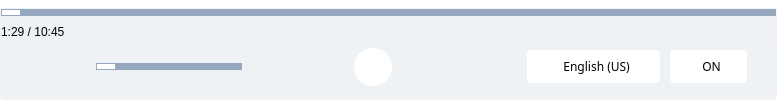
      <widget class="QWidget" name="video_player">
       <property name="styleSheet">
        <string notr="true">background-color: rgb(255, 170, 0);
background-color: transparent;</string>
       </property>
       <layout class="QGridLayout" name="gridLayout_6">
        <property name="leftMargin">
         <number>0</number>
        </property>
        <property name="topMargin">
         <number>0</number>
        </property>
        <property name="rightMargin">
         <number>0</number>
        </property>
        <property name="bottomMargin">
         <number>0</number>
        </property>
        <property name="spacing">
         <number>0</number>
        </property>
        <item row="2" column="1">
         <widget class="QFrame" name="frame_32">
          <property name="minimumSize">
           <size>
            <width>0</width>
            <height>0</height>
           </size>
          </property>
          <property name="maximumSize">
           <size>
            <width>16777215</width>
            <height>160</height>
           </size>
          </property>
          <property name="styleSheet">
           <string notr="true">border:none;
background-color: transparent;
</string>
          </property>
          <property name="frameShape">
           <enum>QFrame::StyledPanel</enum>
          </property>
          <property name="frameShadow">
           <enum>QFrame::Raised</enum>
          </property>
          <layout class="QGridLayout" name="gridLayout_13">
           <property name="leftMargin">
            <number>0</number>
           </property>
           <property name="topMargin">
            <number>0</number>
           </property>
           <property name="rightMargin">
            <number>0</number>
           </property>
           <property name="bottomMargin">
            <number>0</number>
           </property>
           <property name="spacing">
            <number>0</number>
           </property>
           <item row="0" column="0">
            <widget class="QFrame" name="frame_60">
             <property name="minimumSize">
              <size>
               <width>777</width>
               <height>92</height>
              </size>
             </property>
             <property name="maximumSize">
              <size>
               <width>770</width>
               <height>92</height>
              </size>
             </property>
             <property name="styleSheet">
              <string notr="true">background: rgba(239, 242, 245, 0.95);
border-radius:4px;</string>
             </property>
             <property name="frameShape">
              <enum>QFrame::StyledPanel</enum>
             </property>
             <property name="frameShadow">
              <enum>QFrame::Raised</enum>
             </property>
             <layout class="QVBoxLayout" name="verticalLayout_21">
              <property name="spacing">
               <number>0</number>
              </property>
              <property name="leftMargin">
               <number>0</number>
              </property>
              <property name="topMargin">
               <number>0</number>
              </property>
              <property name="rightMargin">
               <number>0</number>
              </property>
              <property name="bottomMargin">
               <number>0</number>
              </property>
              <item>
               <widget class="QFrame" name="frame_61">
                <property name="minimumSize">
                 <size>
                  <width>770</width>
                  <height>85</height>
                 </size>
                </property>
                <property name="styleSheet">
                 <string notr="true">background: rgba(239, 242, 245, 0.95);</string>
                </property>
                <property name="frameShape">
                 <enum>QFrame::StyledPanel</enum>
                </property>
                <property name="frameShadow">
                 <enum>QFrame::Raised</enum>
                </property>
                <layout class="QVBoxLayout" name="verticalLayout_22">
                 <property name="spacing">
                  <number>0</number>
                 </property>
                 <property name="leftMargin">
                  <number>1</number>
                 </property>
                 <property name="topMargin">
                  <number>0</number>
                 </property>
                 <property name="rightMargin">
                  <number>1</number>
                 </property>
                 <property name="bottomMargin">
                  <number>6</number>
                 </property>
                 <item>
                  <widget class="QFrame" name="frame_65">
                   <property name="minimumSize">
                    <size>
                     <width>0</width>
                     <height>0</height>
                    </size>
                   </property>
                   <property name="frameShape">
                    <enum>QFrame::StyledPanel</enum>
                   </property>
                   <property name="frameShadow">
                    <enum>QFrame::Raised</enum>
                   </property>
                   <layout class="QVBoxLayout" name="verticalLayout_23">
                    <property name="leftMargin">
                     <number>0</number>
                    </property>
                    <property name="topMargin">
                     <number>0</number>
                    </property>
                    <property name="rightMargin">
                     <number>0</number>
                    </property>
                    <item>
                     <widget class="QSlider" name="position_control">
                      <property name="maximumSize">
                       <size>
                        <width>16777215</width>
                        <height>8</height>
                       </size>
                      </property>
                      <property name="styleSheet">
                       <string notr="true">QSlider{
	background-color:transparent;
	margin: 0px;

    border-radius: 4px;
}
QSlider::groove:horizontal {
    border-radius: 10px;
    height: 7px;
	background-color:  rgba(149, 168, 189, 1);
}/*
QSlider::groove:horizontal:hover { background-color: #1e2229; }
*/QSlider::handle:horizontal {
    border: none;
    height: 18;
    width: 18;
    margin: 1px;
	border-radius: 9px;
    background-color: white;
}/*
QSlider::handle:horizontal:hover { background-color: #1e2229; }*/
QSlider::handle:horizontal:pressed { 
	background-color: rgba(3, 169, 244, 1); }

</string>
                      </property>
                      <property name="orientation">
                       <enum>Qt::Horizontal</enum>
                      </property>
                     </widget>
                    </item>
                   </layout>
                  </widget>
                 </item>
                 <item>
                  <widget class="QLabel" name="time">
                   <property name="maximumSize">
                    <size>
                     <width>16777215</width>
                     <height>19</height>
                    </size>
                   </property>
                   <property name="styleSheet">
                    <string notr="true">color: rgb(0, 0, 0);</string>
                   </property>
                   <property name="text">
                    <string>1:29 / 10:45</string>
                   </property>
                  </widget>
                 </item>
                 <item>
                  <widget class="QFrame" name="frame_62">
                   <property name="styleSheet">
                    <string notr="true">background: rgba(239, 242, 245, 0.95);</string>
                   </property>
                   <property name="frameShape">
                    <enum>QFrame::StyledPanel</enum>
                   </property>
                   <property name="frameShadow">
                    <enum>QFrame::Raised</enum>
                   </property>
                   <layout class="QHBoxLayout" name="horizontalLayout_31">
                    <property name="spacing">
                     <number>10</number>
                    </property>
                    <property name="leftMargin">
                     <number>50</number>
                    </property>
                    <property name="topMargin">
                     <number>0</number>
                    </property>
                    <property name="rightMargin">
                     <number>29</number>
                    </property>
                    <property name="bottomMargin">
                     <number>0</number>
                    </property>
                    <item>
                     <widget class="QFrame" name="frame_63">
                      <property name="minimumSize">
                       <size>
                        <width>200</width>
                        <height>0</height>
                       </size>
                      </property>
                      <property name="frameShape">
                       <enum>QFrame::StyledPanel</enum>
                      </property>
                      <property name="frameShadow">
                       <enum>QFrame::Raised</enum>
                      </property>
                      <layout class="QHBoxLayout" name="horizontalLayout_32">
                       <item>
                        <widget class="QPushButton" name="mute">
                         <property name="minimumSize">
                          <size>
                           <width>30</width>
                           <height>30</height>
                          </size>
                         </property>
                         <property name="maximumSize">
                          <size>
                           <width>30</width>
                           <height>30</height>
                          </size>
                         </property>
                         <property name="cursor">
                          <cursorShape>PointingHandCursor</cursorShape>
                         </property>
                         <property name="text">
                          <string/>
                         </property>
                         <property name="icon">
                          <iconset resource="../resources.qrc">
                           <normaloff>:/icons/assets/icons/volume-max.png</normaloff>:/icons/assets/icons/volume-max.png</iconset>
                         </property>
                        </widget>
                       </item>
                       <item>
                        <widget class="QSlider" name="sound_control">
                         <property name="maximumSize">
                          <size>
                           <width>150</width>
                           <height>16777215</height>
                          </size>
                         </property>
                         <property name="styleSheet">
                          <string notr="true">QSlider{
	background-color:transparent;
	margin: 0px;

    border-radius: 4px;
}
QSlider::groove:horizontal {
    border-radius: 10px;
    height: 7px;
	background-color:  rgba(149, 168, 189, 1);
}/*
QSlider::groove:horizontal:hover { background-color: #1e2229; }*/
QSlider::handle:horizontal {
    border: none;
    height: 18;
    width: 18;
    margin: 1px;
	border-radius: 9px;
    background-color: white;
}/*
QSlider::handle:horizontal:hover { background-color: #1e2229; }*/
QSlider::handle:horizontal:pressed { 
	background-color: rgba(3, 169, 244, 1); }
</string>
                         </property>
                         <property name="orientation">
                          <enum>Qt::Horizontal</enum>
                         </property>
                        </widget>
                       </item>
                      </layout>
                     </widget>
                    </item>
                    <item>
                     <widget class="QFrame" name="frame_64">
                      <property name="minimumSize">
                       <size>
                        <width>224</width>
                        <height>0</height>
                       </size>
                      </property>
                      <property name="maximumSize">
                       <size>
                        <width>224</width>
                        <height>16777215</height>
                       </size>
                      </property>
                      <property name="frameShape">
                       <enum>QFrame::StyledPanel</enum>
                      </property>
                      <property name="frameShadow">
                       <enum>QFrame::Raised</enum>
                      </property>
                      <layout class="QHBoxLayout" name="horizontalLayout_35">
                       <property name="spacing">
                        <number>8</number>
                       </property>
                       <item>
                        <widget class="QPushButton" name="previus">
                         <property name="minimumSize">
                          <size>
                           <width>0</width>
                           <height>30</height>
                          </size>
                         </property>
                         <property name="maximumSize">
                          <size>
                           <width>50</width>
                           <height>16777215</height>
                          </size>
                         </property>
                         <property name="cursor">
                          <cursorShape>PointingHandCursor</cursorShape>
                         </property>
                         <property name="text">
                          <string/>
                         </property>
                         <property name="icon">
                          <iconset resource="../resources.qrc">
                           <normaloff>:/icons/assets/icons/skip-back.png</normaloff>:/icons/assets/icons/skip-back.png</iconset>
                         </property>
                         <property name="iconSize">
                          <size>
                           <width>21</width>
                           <height>21</height>
                          </size>
                         </property>
                        </widget>
                       </item>
                       <item>
                        <widget class="QPushButton" name="backward">
                         <property name="minimumSize">
                          <size>
                           <width>0</width>
                           <height>30</height>
                          </size>
                         </property>
                         <property name="maximumSize">
                          <size>
                           <width>50</width>
                           <height>16777215</height>
                          </size>
                         </property>
                         <property name="cursor">
                          <cursorShape>PointingHandCursor</cursorShape>
                         </property>
                         <property name="text">
                          <string/>
                         </property>
                         <property name="icon">
                          <iconset resource="../resources.qrc">
                           <normaloff>:/icons/assets/icons/refresh-ccw-01.png</normaloff>:/icons/assets/icons/refresh-ccw-01.png</iconset>
                         </property>
                         <property name="iconSize">
                          <size>
                           <width>21</width>
                           <height>21</height>
                          </size>
                         </property>
                        </widget>
                       </item>
                       <item>
                        <spacer name="horizontalSpacer_33">
                         <property name="orientation">
                          <enum>Qt::Horizontal</enum>
                         </property>
                         <property name="sizeHint" stdset="0">
                          <size>
                           <width>40</width>
                           <height>20</height>
                          </size>
                         </property>
                        </spacer>
                       </item>
                       <item>
                        <widget class="QPushButton" name="stop_play">
                         <property name="minimumSize">
                          <size>
                           <width>38</width>
                           <height>38</height>
                          </size>
                         </property>
                         <property name="maximumSize">
                          <size>
                           <width>38</width>
                           <height>38</height>
                          </size>
                         </property>
                         <property name="cursor">
                          <cursorShape>PointingHandCursor</cursorShape>
                         </property>
                         <property name="styleSheet">
                          <string notr="true">background: rgba(255, 255, 255, 1);
border-radius:19px;
text-align:center;</string>
                         </property>
                         <property name="text">
                          <string/>
                         </property>
                         <property name="icon">
                          <iconset resource="../resources.qrc">
                           <normaloff>:/icons/assets/icons/equal-pause.png</normaloff>:/icons/assets/icons/equal-pause.png</iconset>
                         </property>
                         <property name="iconSize">
                          <size>
                           <width>21</width>
                           <height>21</height>
                          </size>
                         </property>
                        </widget>
                       </item>
                       <item>
                        <spacer name="horizontalSpacer_34">
                         <property name="orientation">
                          <enum>Qt::Horizontal</enum>
                         </property>
                         <property name="sizeHint" stdset="0">
                          <size>
                           <width>40</width>
                           <height>20</height>
                          </size>
                         </property>
                        </spacer>
                       </item>
                       <item>
                        <widget class="QPushButton" name="forward">
                         <property name="minimumSize">
                          <size>
                           <width>0</width>
                           <height>30</height>
                          </size>
                         </property>
                         <property name="maximumSize">
                          <size>
                           <width>50</width>
                           <height>16777215</height>
                          </size>
                         </property>
                         <property name="cursor">
                          <cursorShape>PointingHandCursor</cursorShape>
                         </property>
                         <property name="text">
                          <string/>
                         </property>
                         <property name="icon">
                          <iconset resource="../resources.qrc">
                           <normaloff>:/icons/assets/icons/refresh-ccw-02.png</normaloff>:/icons/assets/icons/refresh-ccw-02.png</iconset>
                         </property>
                         <property name="iconSize">
                          <size>
                           <width>21</width>
                           <height>21</height>
                          </size>
                         </property>
                        </widget>
                       </item>
                       <item>
                        <widget class="QPushButton" name="next">
                         <property name="minimumSize">
                          <size>
                           <width>0</width>
                           <height>30</height>
                          </size>
                         </property>
                         <property name="maximumSize">
                          <size>
                           <width>50</width>
                           <height>16777215</height>
                          </size>
                         </property>
                         <property name="cursor">
                          <cursorShape>PointingHandCursor</cursorShape>
                         </property>
                         <property name="text">
                          <string/>
                         </property>
                         <property name="icon">
                          <iconset resource="../resources.qrc">
                           <normaloff>:/icons/assets/icons/skip-forward.png</normaloff>:/icons/assets/icons/skip-forward.png</iconset>
                         </property>
                         <property name="iconSize">
                          <size>
                           <width>21</width>
                           <height>21</height>
                          </size>
                         </property>
                        </widget>
                       </item>
                      </layout>
                     </widget>
                    </item>
                    <item>
                     <spacer name="horizontalSpacer_35">
                      <property name="orientation">
                       <enum>Qt::Horizontal</enum>
                      </property>
                      <property name="sizeHint" stdset="0">
                       <size>
                        <width>40</width>
                        <height>20</height>
                       </size>
                      </property>
                     </spacer>
                    </item>
                    <item>
                     <widget class="QPushButton" name="choseSub">
                      <property name="minimumSize">
                       <size>
                        <width>133</width>
                        <height>33</height>
                       </size>
                      </property>
                      <property name="maximumSize">
                       <size>
                        <width>133</width>
                        <height>33</height>
                       </size>
                      </property>
                      <property name="cursor">
                       <cursorShape>PointingHandCursor</cursorShape>
                      </property>
                      <property name="styleSheet">
                       <string notr="true">font-family: Proxima Nova;
color: rgb(0, 0, 0);
font-size: 12px;
font-weight: 400;
line-height: 12px;


border-radius: 4px;
background-color: rgb(255, 255, 255);</string>
                      </property>
                      <property name="text">
                       <string>  English (US)</string>
                      </property>
                      <property name="icon">
                       <iconset resource="../resources.qrc">
                        <normaloff>:/icons/assets/icons/message-text-square-02.png</normaloff>:/icons/assets/icons/message-text-square-02.png</iconset>
                      </property>
                      <property name="iconSize">
                       <size>
                        <width>21</width>
                        <height>21</height>
                       </size>
                      </property>
                     </widget>
                    </item>
                    <item>
                     <widget class="QPushButton" name="playSub">
                      <property name="minimumSize">
                       <size>
                        <width>77</width>
                        <height>33</height>
                       </size>
                      </property>
                      <property name="maximumSize">
                       <size>
                        <width>77</width>
                        <height>33</height>
                       </size>
                      </property>
                      <property name="cursor">
                       <cursorShape>PointingHandCursor</cursorShape>
                      </property>
                      <property name="styleSheet">
                       <string notr="true">font-family: Proxima Nova;
font-size: 12px;
font-weight: 400;
line-height: 12px;

color: rgb(0, 0, 0);
border-radius: 4px;
background-color: rgb(255, 255, 255);</string>
                      </property>
                      <property name="text">
                       <string>  ON</string>
                      </property>
                      <property name="icon">
                       <iconset resource="../resources.qrc">
                        <normaloff>:/icons/assets/icons/equal-CC.png</normaloff>:/icons/assets/icons/equal-CC.png</iconset>
                      </property>
                      <property name="iconSize">
                       <size>
                        <width>21</width>
                        <height>21</height>
                       </size>
                      </property>
                     </widget>
                    </item>
                   </layout>
                  </widget>
                 </item>
                </layout>
               </widget>
              </item>
             </layout>
            </widget>
           </item>
          </layout>
         </widget>
        </item>
        <item row="0" column="1">
         <widget class="QFrame" name="frame_23">
          <property name="frameShape">
           <enum>QFrame::StyledPanel</enum>
          </property>
          <property name="frameShadow">
           <enum>QFrame::Raised</enum>
          </property>
          <layout class="QGridLayout" name="gridLayout_8">
           <property name="leftMargin">
            <number>0</number>
           </property>
           <property name="topMargin">
            <number>0</number>
           </property>
           <property name="rightMargin">
            <number>0</number>
           </property>
           <property name="bottomMargin">
            <number>0</number>
           </property>
           <property name="spacing">
            <number>0</number>
           </property>
          </layout>
         </widget>
        </item>
        <item row="1" column="1">
         <widget class="QLabel" name="sutitle_label">
          <property name="maximumSize">
           <size>
            <width>16777215</width>
            <height>0</height>
           </size>
          </property>
          <property name="text">
           <string>TextLabel</string>
          </property>
         </widget>
        </item>
       </layout>
      </widget>
